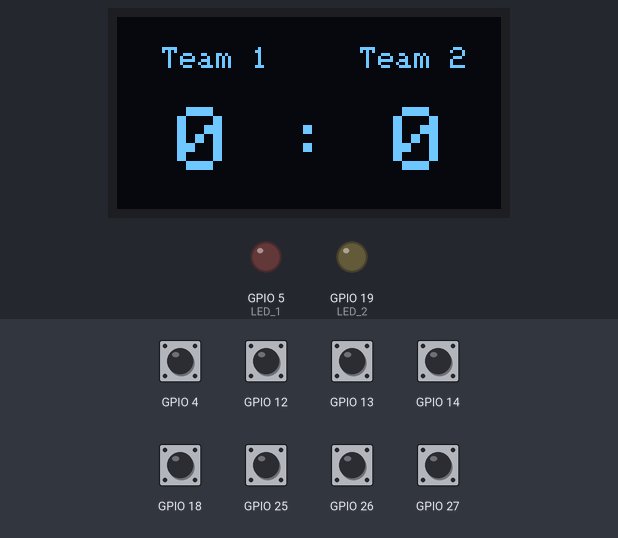
A program run on a simulated ESP32. On the bench: 128×64 one-colour display, output pins drawn as LEDs (lit = HIGH). The inputs (shaded band) are chosen by the test bench; at power-on: GPIO 4, GPIO 12–14, GPIO 18, GPIO 25–27 HIGH. Storage starts empty; what the program prints to the serial monitor is not drawn.

Above: at 1.9 s.
2.0 s: GPIO 12 pulled LOW for 0.15 s
At 2.8 s:
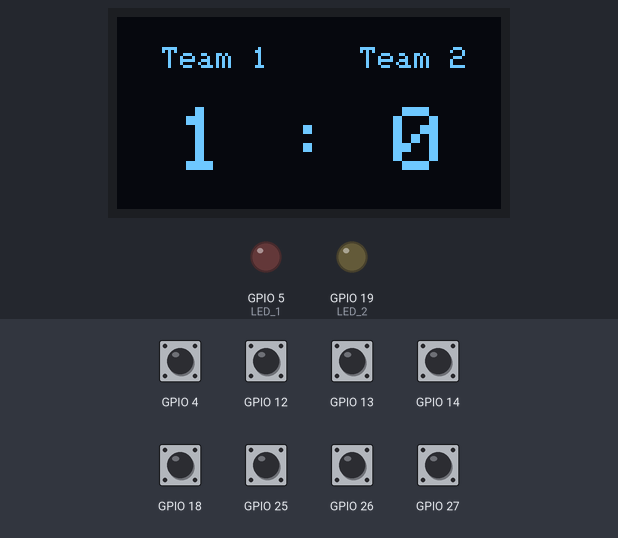
3.6 s: GPIO 4 pulled LOW for 0.15 s
At 4.8 s:
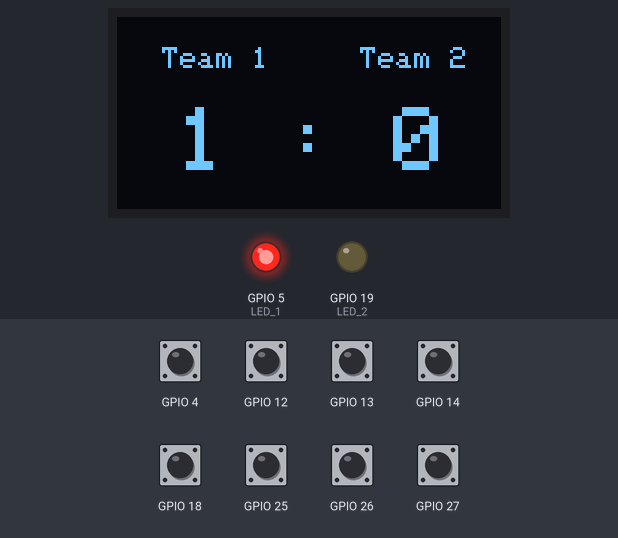
5.2 s: GPIO 14 pulled LOW for 0.15 s
At 6.5 s:
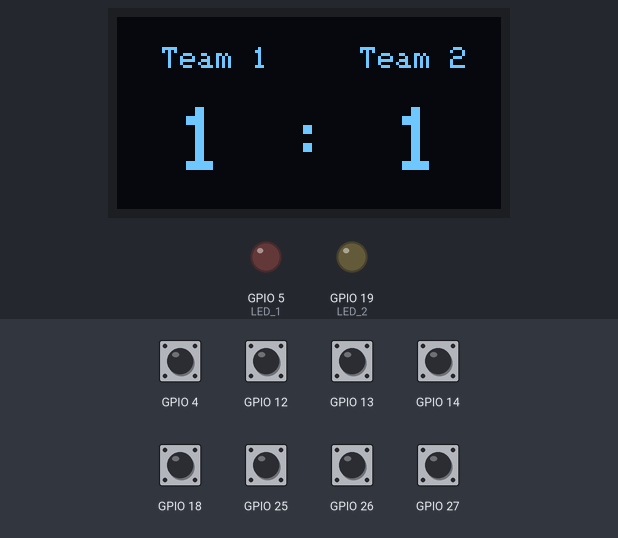
6.8 s: GPIO 18 pulled LOW for 0.15 s
At 7.5 s:
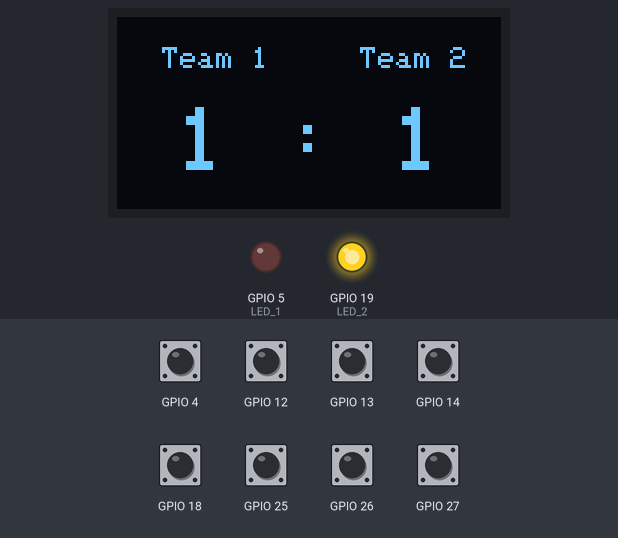
8.4 s: GPIO 27 pulled LOW for 0.15 s
At 9.0 s:
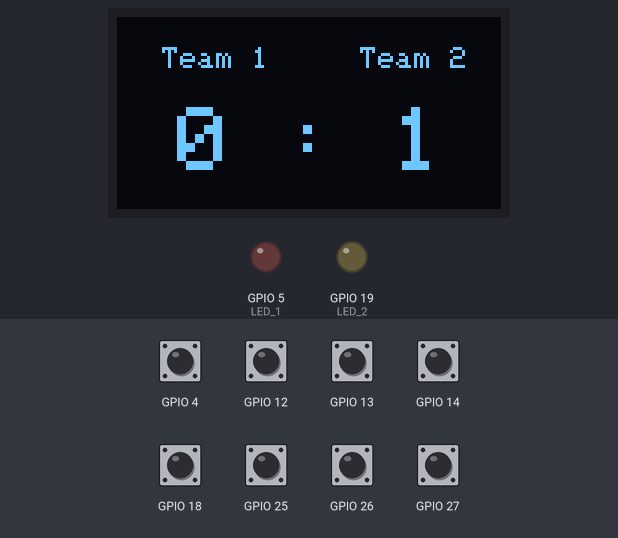
10.0 s: GPIO 14 pulled LOW for 1 s
At 12.1 s:
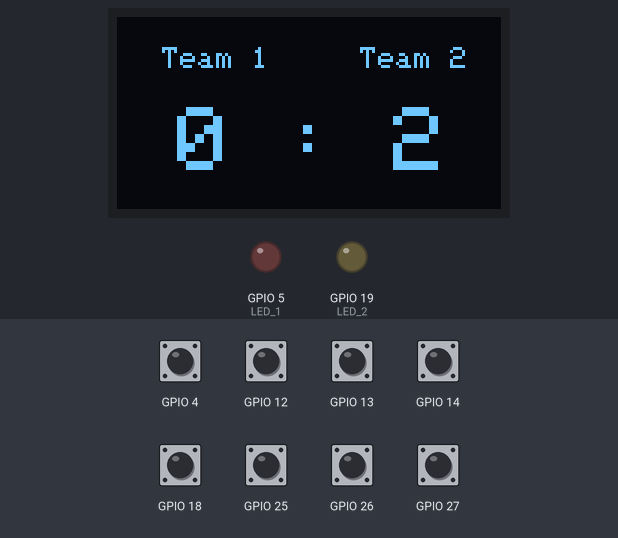
Timing chart, 0 to 13.5 s (numbered marks = the images above; inputs shaded):
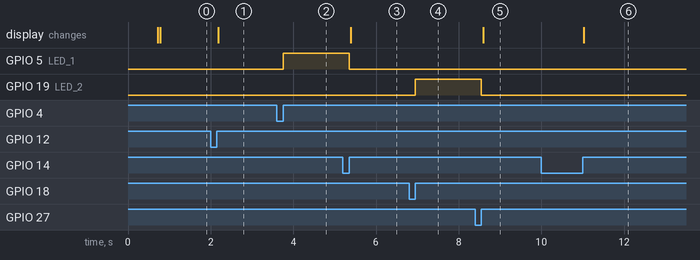

Measured:
- after the input at 2.0 s, the display: changes after 0.19 s (image 1)
- after the input at 3.6 s, GPIO 5 (LED_1): LOW → HIGH after 0.15 s
- after the input at 5.2 s, GPIO 5 (LED_1): HIGH → LOW after 0.15 s; the display: changes after 0.19 s (image 3)
- after the input at 6.8 s, GPIO 19 (LED_2): LOW → HIGH after 0.15 s
- after the input at 8.4 s, GPIO 19 (LED_2): HIGH → LOW after 0.15 s; the display: changes after 0.19 s (image 5)
- after the input at 10.0 s, the display: changes after 1.0 s (image 6)

The program:

main.cpp
```cpp
/*********
  Peter Dimitri
  @inovex..de

  Explanations of AccessPoint Demo Projekt at https://randomnerdtutorials.com/esp32-access-point-ap-web-server/
  Example with Asynch Webserver at https://randomnerdtutorials.com/esp32-wi-fi-manager-asyncwebserver/
*********/
#include <Arduino.h>
#include "WiFi.h"
#include "ESPAsyncWebServer.h"
#include <AsyncTCP.h>
#include "SPIFFS.h"
#include <Wire.h>
#include <Adafruit_GFX.h>
#include <Adafruit_SSD1306.h>
#include <Arduino_JSON.h>
#include "YX5300Sound.h"

//Connection for the OLED Display
// VCC = 3.3V
//GND = GND
//SDA = 21
//SDL= 22

// Set GPIOs for LED_1 and PIR Motion Sensor
const int LED_1 = 5;
const int LED_2 = 19;

String color = "black";

struct button {
  int pin;
  String name;
  bool blocked;
  uint8_t score;
};

button player_1 = {4,"Player 1", false,0};
button player_2 ={18, "Player 2", false,0};
button BTN_reset = {13, "Reset", false};
button score_1_incr={12,"Score 1 Increase",false};
button score_2_incr={14,"Score 2 Increase",false};
button score_1_decr={27,"Score 1 Decrease",false};
button score_2_decr={26,"Score 2 Decrease",false};
button score_reset={25,"Score Reset",false};

int GPIO_State = 0;
int GPIO_lastState = 0;
int score_1_lastState = 0;
int score_2_lastState = 0;

static unsigned long last_interrupt_time = 0;
static unsigned long last_cleanup_time = 0;
static int8_t Send_buf[8] = {0};
int soundToPlay = 0;

Adafruit_SSD1306 display = Adafruit_SSD1306(128, 64, &Wire, -1);

// Create AsyncWebServer object on port 80
AsyncWebServer server(80);
AsyncWebSocket ws("/ws");

JSONVar gameState;

void notifyClients(String gameState) {
  ws.textAll(gameState);
}

//Used to send Serial Command to the YX5300 UART MP3-Player
void sendCommand(byte command, byte option1, byte option2){
  Send_buf[0] = 0x7e;
  Send_buf[1] = 0xff;
  Send_buf[2] = 0x06;
  Send_buf[3] = command;
  Send_buf[4] = 0x00;
  Send_buf[5] = option1;
  Send_buf[6] = option2;
  Send_buf[7] = 0xef;

  for(uint8_t i=0; i<8; i++){
    Serial2.write(Send_buf[i]);
  }
}

// Event Handler Interrupt Function for Buzzer 1
void IRAM_ATTR Btn_1_pressed() {

  if(!player_1.blocked){
    player_2.blocked = true;
    digitalWrite(LED_1, HIGH);
    GPIO_State=1;
    soundToPlay = 1;
  }

}

void IRAM_ATTR Btn_2_pressed() {
  if(!player_2.blocked){
    player_1.blocked = true;
    digitalWrite(LED_2, HIGH);
    GPIO_State=2;
    soundToPlay = 2;
  }
}

void IRAM_ATTR reset_round() {
  //Serial.println("Reset detected");
  player_1.blocked = false;
  player_2.blocked = false;
  digitalWrite(LED_1, LOW);
  digitalWrite(LED_2, LOW);
  GPIO_State = 0;

}

void IRAM_ATTR score_1_increase() {
  unsigned long interrupt_time = millis();
  if (interrupt_time - last_interrupt_time > 200){
    //Serial.println("Reset detected");
    player_1.blocked = false;
    player_2.blocked = false;
    digitalWrite(LED_1, LOW);
    digitalWrite(LED_2, LOW);
    GPIO_State = 0;
    player_1.score++;

  }
  last_interrupt_time = interrupt_time;
}

void IRAM_ATTR score_1_decrease() {
  unsigned long interrupt_time = millis();
  if (interrupt_time - last_interrupt_time > 200){
    //Serial.println("Reset detected");
    player_1.blocked = false;
    player_2.blocked = false;
    digitalWrite(LED_1, LOW);
    digitalWrite(LED_2, LOW);
    GPIO_State = 0;
    if(player_1.score >0){
      player_1.score--;
    }
  }
  last_interrupt_time = interrupt_time;
}

void IRAM_ATTR score_2_increase() {
  unsigned long interrupt_time = millis();
  if (interrupt_time - last_interrupt_time > 200){
    player_1.blocked = false;
    player_2.blocked = false;
    digitalWrite(LED_1, LOW);
    digitalWrite(LED_2, LOW);
    GPIO_State = 0;
    player_2.score++;

  }
  last_interrupt_time = interrupt_time;
}

void IRAM_ATTR score_2_decrease() {
  unsigned long interrupt_time = millis();
  if (interrupt_time - last_interrupt_time > 200){
    player_1.blocked = false;
    player_2.blocked = false;
    digitalWrite(LED_1, LOW);
    digitalWrite(LED_2, LOW);
    GPIO_State = 0;
    if(player_2.score >0){
        player_2.score--;
    }


  }
  last_interrupt_time = interrupt_time;
}

void IRAM_ATTR score_reset_all() {
  unsigned long interrupt_time = millis();
  if (interrupt_time - last_interrupt_time > 200){
    digitalWrite(LED_1, LOW);
    digitalWrite(LED_2, LOW);
    GPIO_State = 0;
    player_1.score = 0;
    player_2.score = 0;

  }
  last_interrupt_time = interrupt_time;
}

String getGameState(){
  gameState["score_1"] = player_1.score;
  gameState["score_2"] = player_2.score;
  gameState["GPIO_State"] = GPIO_State;

  String jsonString = JSON.stringify(gameState);
  return jsonString;
}

void handleWebSocketMessage(void *arg, uint8_t *data, size_t len) {
  AwsFrameInfo *info = (AwsFrameInfo*)arg;
  if (info->final && info->index == 0 && info->len == len && info->opcode == WS_TEXT) {
    data[len] = 0;
    if (strcmp((char*)data, "toggle") == 0) {
      GPIO_State = !GPIO_State;
      notifyClients(getGameState());
    }
  }
}

void onEvent(AsyncWebSocket *server, AsyncWebSocketClient *client, AwsEventType type,
             void *arg, uint8_t *data, size_t len) {
  switch (type) {
    case WS_EVT_CONNECT:
      Serial.printf("WebSocket client #%u connected from %s\n", client->id(), client->remoteIP().toString().c_str());
      break;
    case WS_EVT_DISCONNECT:
      Serial.printf("WebSocket client #%u disconnected\n", client->id());
      break;
    case WS_EVT_DATA:
      handleWebSocketMessage(arg, data, len);
      break;
    case WS_EVT_PONG:
    case WS_EVT_ERROR:
      break;
  }
}

void initWebSocket() {
  ws.onEvent(onEvent);
  server.addHandler(&ws);
}

String processor(const String& var){
  Serial.println(var);
  if(var == "STATE"){
    if (GPIO_State){
      return "ON";
    }
    else{
      return "OFF";
    }
  }
}


void setup() {
  // Serial port for debugging purposes
  Serial.begin(115200);
  Serial.println("Setup started");

  //Serial Port for YX5300 Sound Module TS PIN 16, TX PIN 17
  Serial2.begin(9600, SERIAL_8N1,16,17);
  delay(500);

  //Initializing Sound Module and choosing SD-Card Reader
  sendCommand(CMD_SEL_DEV,0,DEV_TF);
  sendCommand(CMD_SET_VOLUME,0x00,0x1E);
  delay(200);


  // Configure Input GPIOs
  pinMode(player_1.pin, INPUT_PULLUP);
  pinMode(player_2.pin, INPUT_PULLUP);
  pinMode(BTN_reset.pin, INPUT_PULLUP);
  pinMode(score_1_incr.pin,INPUT_PULLUP);
  pinMode(score_2_incr.pin,INPUT_PULLUP);
  pinMode(score_1_decr.pin,INPUT_PULLUP);
  pinMode(score_2_decr.pin,INPUT_PULLUP);
  pinMode(score_reset.pin,INPUT_PULLUP);

  // Set up Interrupts
  attachInterrupt(digitalPinToInterrupt(player_1.pin), Btn_1_pressed, RISING);
  attachInterrupt(digitalPinToInterrupt(player_2.pin), Btn_2_pressed, RISING);
  attachInterrupt(digitalPinToInterrupt(BTN_reset.pin), reset_round, RISING);
  attachInterrupt(digitalPinToInterrupt(score_1_incr.pin), score_1_increase, RISING);
  attachInterrupt(digitalPinToInterrupt(score_1_decr.pin), score_1_decrease, RISING);
  attachInterrupt(digitalPinToInterrupt(score_2_incr.pin), score_2_increase, RISING);
  attachInterrupt(digitalPinToInterrupt(score_2_decr.pin), score_2_decrease, RISING);
  attachInterrupt(digitalPinToInterrupt(score_reset.pin), score_reset_all, RISING);

  // Configure LEDs
  pinMode(LED_1, OUTPUT);
  pinMode(LED_2, OUTPUT);
  digitalWrite(LED_1, LOW);
  digitalWrite(LED_2, LOW);

  // Initialize SPIFFS
  if(!SPIFFS.begin(true)){
    Serial.println("An Error has occurred while mounting SPIFFS");
    return;
  }else{
   Serial.println("SPIFFS mounted successfully");
  }

    // Connect to Wi-Fi
    Serial.println("Setting AP (Access Point)");
    // NULL sets an open Access Point
    WiFi.softAP("Quizzy", NULL);

    IPAddress IP = WiFi.softAPIP();
    Serial.print("AP IP address: ");
    Serial.println(IP);

  initWebSocket();

  // Route for root / web page
  server.on("/", HTTP_GET, [](AsyncWebServerRequest *request){
    request->send(SPIFFS, "/page.html","text/html", false, processor);
  });

  server.serveStatic("/", SPIFFS, "/");

  // Start server
  server.begin();

  display.begin(SSD1306_SWITCHCAPVCC,0x03C);
  display.setTextSize(1);
  display.setTextColor(1,0);
  display.clearDisplay();


}

void loop() {
  if(soundToPlay>0){
    sendCommand(CMD_PLAY_FOLDER_FILE,1,soundToPlay);
    soundToPlay=0;
  }

  if((GPIO_State != GPIO_lastState)|| (player_1.score != score_1_lastState) || (player_2.score != score_2_lastState)){
    notifyClients(getGameState());
    GPIO_lastState = GPIO_State;
    score_1_lastState = player_1.score;
    score_2_lastState = player_2.score;
  }

  display.clearDisplay();
  display.setCursor(15,10);
  display.setTextSize(1);
  display.println("Team 1     Team 2" );
  display.println("");
  display.setCursor(20,30);
  if(player_1.score < 10 && player_2.score <10 ){
      display.setTextSize(3);
  }else{
      display.setTextSize(2);
  }
  display.println(String(player_1.score) + " : " + String(player_2.score));
  display.display();

  /* unsigned long cleanup_time = millis();
  if (cleanup_time - last_cleanup_time > 4000){
    ws.cleanupClients();
    last_cleanup_time = cleanup_time;
  } */

}
```

YX5300Sound.h
```cpp
/************ Command byte **************************/
#define CMD_NEXT_SONG     0X01  // Play next song.
#define CMD_PREV_SONG     0X02  // Play previous song.
#define CMD_PLAY_W_INDEX  0X03
#define CMD_VOLUME_UP     0X04
#define CMD_VOLUME_DOWN   0X05
#define CMD_SET_VOLUME    0X06

#define CMD_SNG_CYCL_PLAY 0X08  // Single Cycle Play.
#define CMD_SEL_DEV       0X09
#define CMD_SLEEP_MODE    0X0A
#define CMD_WAKE_UP       0X0B
#define CMD_RESET         0X0C
#define CMD_PLAY          0X0D
#define CMD_PAUSE         0X0E
#define CMD_PLAY_FOLDER_FILE 0X0F

#define CMD_STOP_PLAY     0X16
#define CMD_FOLDER_CYCLE  0X17
#define CMD_SHUFFLE_PLAY  0x18 //
#define CMD_SET_SNGL_CYCL 0X19 // Set single cycle.

#define CMD_SET_DAC 0X1A
#define DAC_ON  0X00
#define DAC_OFF 0X01
#define DEV_TF  0x02

#define CMD_PLAY_W_VOL    0X22
#define CMD_PLAYING_N     0x4C
#define CMD_QUERY_STATUS      0x42
#define CMD_QUERY_VOLUME      0x43
#define CMD_QUERY_FLDR_TRACKS 0x4e
#define CMD_QUERY_TOT_TRACKS  0x48
#define CMD_QUERY_FLDR_COUNT  0x4f
```
